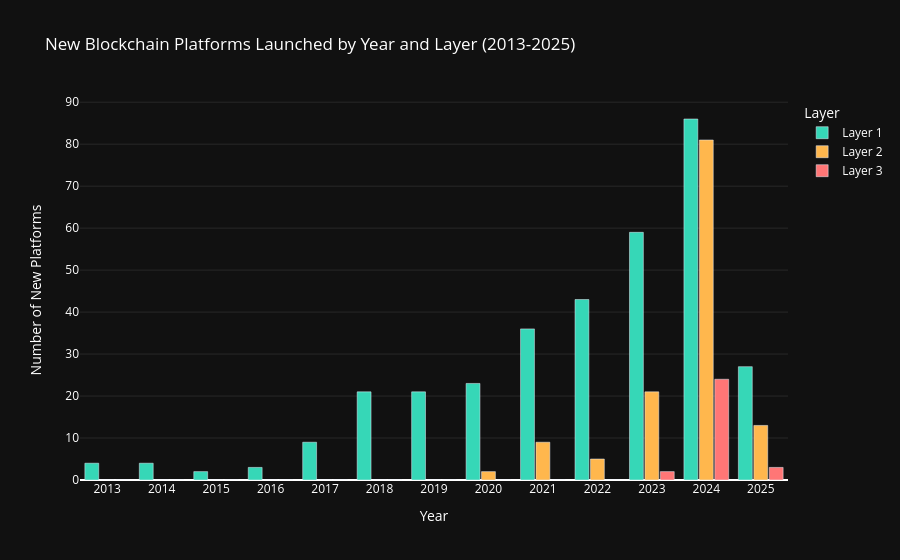

Notebook cell for this chart:
### Code cell
import plotly.express as px

# Create the melted dataframe with all years
df_melted = df_combined.reset_index(names=['Year']).melt(
    id_vars=['Year'], 
    value_vars=['Layer 1', 'Layer 2', 'Layer 3'],
    var_name='Layer Type',
    value_name='Count'
)

# Create grouped bar chart
fig = px.bar(df_melted, 
             x='Year', 
             y='Count',
             color='Layer Type',
             title='New Blockchain Platforms Launched by Year and Layer (2013-2025)',
             labels={'Year': 'Year', 
                    'Count': 'Number of New Platforms',
                    'Layer Type': 'Layer'},
             barmode='group',
             color_discrete_sequence=['#36D7B7', '#FFB74D', '#FF7676'])

# Update layout with explicit x-axis settings
fig.update_layout(
    plot_bgcolor='rgb(17,17,17)',
    paper_bgcolor='rgb(17,17,17)',
    font=dict(color='white'),
    xaxis=dict(
        gridcolor='rgba(128,128,128,0.2)',
        tickcolor='white',
        showgrid=False,
        range=[2012.5, 2025.5],  # Extended range to show all years
        dtick=1,  # Show every year
        tickmode='linear'  # Ensure all years are shown
    ),
    yaxis=dict(
        gridcolor='rgba(128,128,128,0.2)',
        tickcolor='white',
        showgrid=True,
        gridwidth=1
    ),
    legend=dict(
        bgcolor='rgba(0,0,0,0)',
        font=dict(color='white')
    ),
    bargap=0.15,
    bargroupgap=0.1
)

# Update axes
fig.update_xaxes(tickangle=0)
fig.update_yaxes(title_standoff=20)

# Show the plot
fig.show()

### Figure 1 — Plotly figure (JSON) as saved in the notebook; plotly's stock layout.template omitted (floating-point values rounded to 4 significant figures)
{"data": [{"alignmentgroup": "True", "hovertemplate": "Layer=Layer 1<br>Year=%{x}<br>Number of New Platforms=%{y}<extra></extra>", "legendgroup": "Layer 1", "marker": {"color": "#36D7B7", "pattern": {"shape": ""}}, "name": "Layer 1", "offsetgroup": "Layer 1", "orientation": "v", "showlegend": true, "textposition": "auto", "type": "bar", "x": [2013, 2014, 2015, 2016, 2017, 2018, 2019, 2020, 2021, 2022, 2023, 2024, 2025], "xaxis": "x", "y": [4.0, 4.0, 2.0, 3.0, 9.0, 21.0, 21.0, 23.0, 36.0, 43.0, 59.0, 86.0, 27.0], "yaxis": "y"}, {"alignmentgroup": "True", "hovertemplate": "Layer=Layer 2<br>Year=%{x}<br>Number of New Platforms=%{y}<extra></extra>", "legendgroup": "Layer 2", "marker": {"color": "#FFB74D", "pattern": {"shape": ""}}, "name": "Layer 2", "offsetgroup": "Layer 2", "orientation": "v", "showlegend": true, "textposition": "auto", "type": "bar", "x": [2013, 2014, 2015, 2016, 2017, 2018, 2019, 2020, 2021, 2022, 2023, 2024, 2025], "xaxis": "x", "y": [0.0, 0.0, 0.0, 0.0, 0.0, 0.0, 0.0, 2.0, 9.0, 5.0, 21.0, 81.0, 13.0], "yaxis": "y"}, {"alignmentgroup": "True", "hovertemplate": "Layer=Layer 3<br>Year=%{x}<br>Number of New Platforms=%{y}<extra></extra>", "legendgroup": "Layer 3", "marker": {"color": "#FF7676", "pattern": {"shape": ""}}, "name": "Layer 3", "offsetgroup": "Layer 3", "orientation": "v", "showlegend": true, "textposition": "auto", "type": "bar", "x": [2013, 2014, 2015, 2016, 2017, 2018, 2019, 2020, 2021, 2022, 2023, 2024, 2025], "xaxis": "x", "y": [0.0, 0.0, 0.0, 0.0, 0.0, 0.0, 0.0, 0.0, 0.0, 0.0, 2.0, 24.0, 3.0], "yaxis": "y"}], "layout": {"bargap": 0.15, "bargroupgap": 0.1, "barmode": "group", "font": {"color": "white"}, "legend": {"bgcolor": "rgba(0,0,0,0)", "font": {"color": "white"}, "title": {"text": "Layer"}, "tracegroupgap": 0}, "paper_bgcolor": "rgb(17,17,17)", "plot_bgcolor": "rgb(17,17,17)", "title": {"text": "New Blockchain Platforms Launched by Year and Layer (2013-2025)"}, "xaxis": {"anchor": "y", "domain": [0, 1], "dtick": 1, "gridcolor": "rgba(128,128,128,0.2)", "range": [2012.0, 2026.0], "showgrid": false, "tickangle": 0, "tickcolor": "white", "tickmode": "linear", "title": {"text": "Year"}}, "yaxis": {"anchor": "x", "domain": [0, 1], "gridcolor": "rgba(128,128,128,0.2)", "gridwidth": 1, "showgrid": true, "tickcolor": "white", "title": {"standoff": 20, "text": "Number of New Platforms"}}}}
